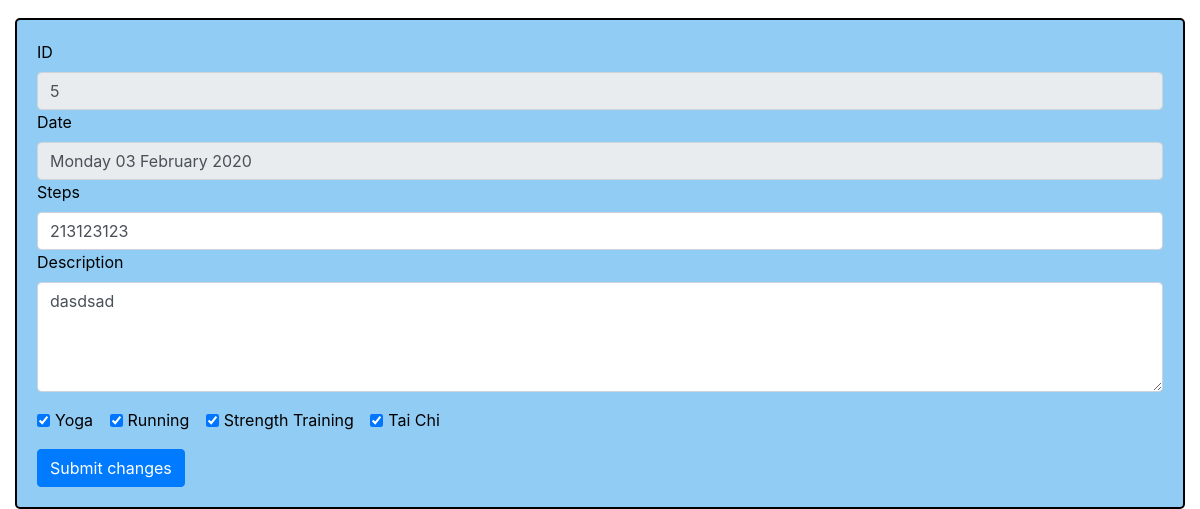
Before: /multi (lower part) with the older database file.
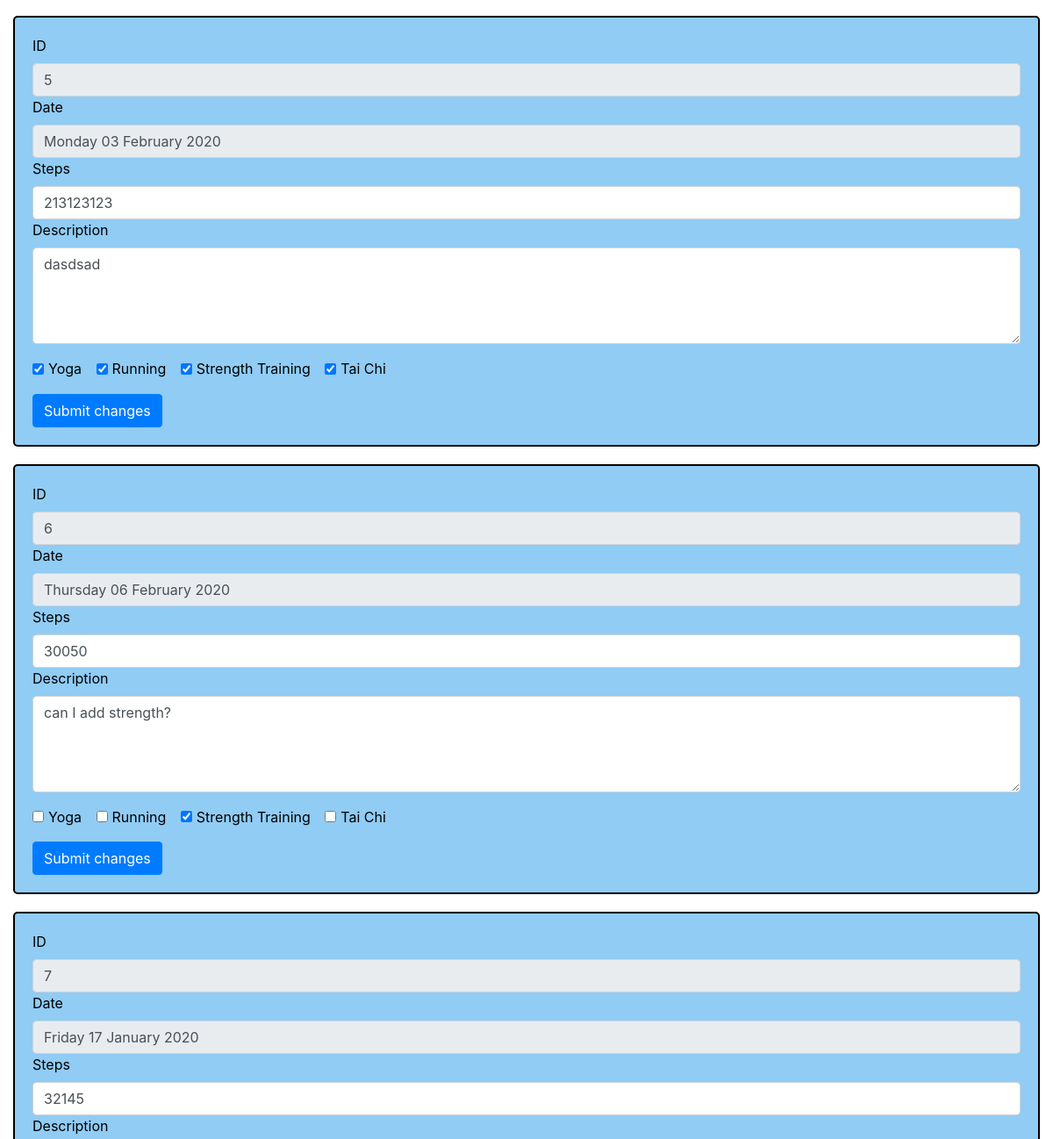
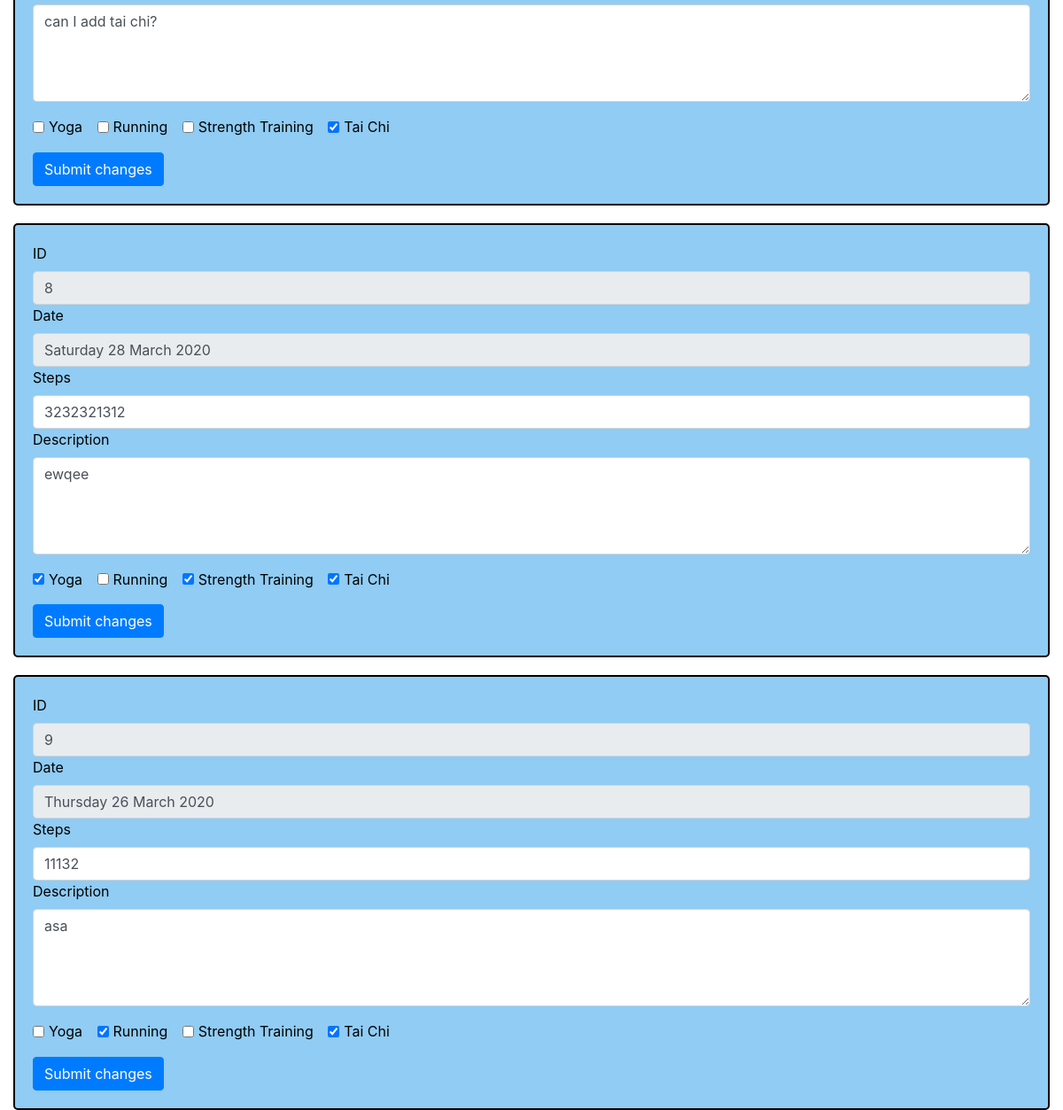
After: the same page with the newer database file (2 pictures, top to bottom).
### app/models.py (models this page shows, shortened)
class JournalEntry(db.Model):
    id = db.Column(db.Integer, primary_key=True)
    date = db.Column(db.Date, default=datetime.datetime.now(), unique=True, index=True)
    steps = db.Column(db.Integer)
    description = db.Column(db.Text())
    yoga = db.Column(db.Boolean, default=False)
    running = db.Column(db.Boolean, default=False)
    strength_training = db.Column(db.Boolean, default=False)
    tai_chi = db.Column(db.Boolean, default=False)
    user_id = db.Column(db.Integer, db.ForeignKey('user.id'))
    def show_pretty_date(self):
        entry_date = self.date.strftime("%A %d %B %Y")
        return entry_date

### app/routes.py (the view)
@app.route('/multi')
def multi_entries():
    entries = JournalEntry.query.all()
    return render_template('multi.html', title="Manage Your Multi Entries", entries=entries)

### app/templates/multi.html (shortened to what this page needs)
{% extends "base.html" %} {% block content %}
<div class='container-fluid'>
    {% for entry in entries %}
    <form method="POST" action="/multi/{{entry.id}}/edit">
        <div class="form-group">
            <label for="id">ID</label>
            <input class="form-control" type="text" value="{{entry.id}}" name="entry_id" readonly>
            <label for="date">Date</label>
            <input class="form-control" type="text" value="{{entry.show_pretty_date()}}" name="entry_date" readonly>
            <label for="steps">Steps</label>
            <input class="form-control" value="{{entry.steps}}" name="new_steps" placeholder={{entry.steps}}>
            <label for="description">Description</label>
            <textarea class="form-control" value="{{entry.description}}" name="new_description" rows="4">{{entry.description}}</textarea>
        </div>
        <div class="form-group">
            <div class="form-check form-check-inline">
                <input class="form-check-input" type="checkbox" name="yoga" id="yoga" value="{{entry.yoga}}" {% if entry.yoga %} checked {% endif %}>
                <label class="form-check-label" for="yoga">Yoga</label>
            </div>
            <div class="form-check form-check-inline">
                <input class="form-check-input" type="checkbox" name="running" id="running" value="{{entry.running}}" {% if entry.running %} checked {% endif %}>
                <label class="form-check-label" for="running">Running</label>
            </div>
            <div class="form-check form-check-inline">
                <input class="form-check-input" type="checkbox" name="strength_training" id="strength_training" value="{{entry.strength_training}}" {% if entry.strength_training %} checked {% endif %}>
                <label class="form-check-label" for="strength_training">Strength Training</label>
            </div>
            <div class="form-check form-check-inline">
                <input class="form-check-input" type="checkbox" name="tai_chi" id="tai_chi" value="{{entry.tai_chi}}" {% if entry.tai_chi %} checked {% endif %}>
                <label class="form-check-label" for="tai_chi">Tai Chi</label>
            </div>
        </div>
        <button type="submit" class="btn btn-primary" value="Edit ">Submit changes</button>
    </form>
    {% endfor %}
</div>
{% endblock %}

Changed rows visible on the page:
added JournalEntry: entry_id "6", entry_date "Thursday 06 February 2020", new_steps "30050", new_description "can I add strength?", strength_training "☑"
added JournalEntry: entry_id "7", entry_date "Friday 17 January 2020", new_steps "32145", new_description "can I add tai chi?", tai_chi "☑"
added JournalEntry: entry_id "8", entry_date "Saturday 28 March 2020", new_steps "3232321312", new_description "ewqee", yoga "☑", strength_training "☑", tai_chi "☑"
added JournalEntry: entry_id "9", entry_date "Thursday 26 March 2020", new_steps "11132", new_description "asa", running "☑", tai_chi "☑"
